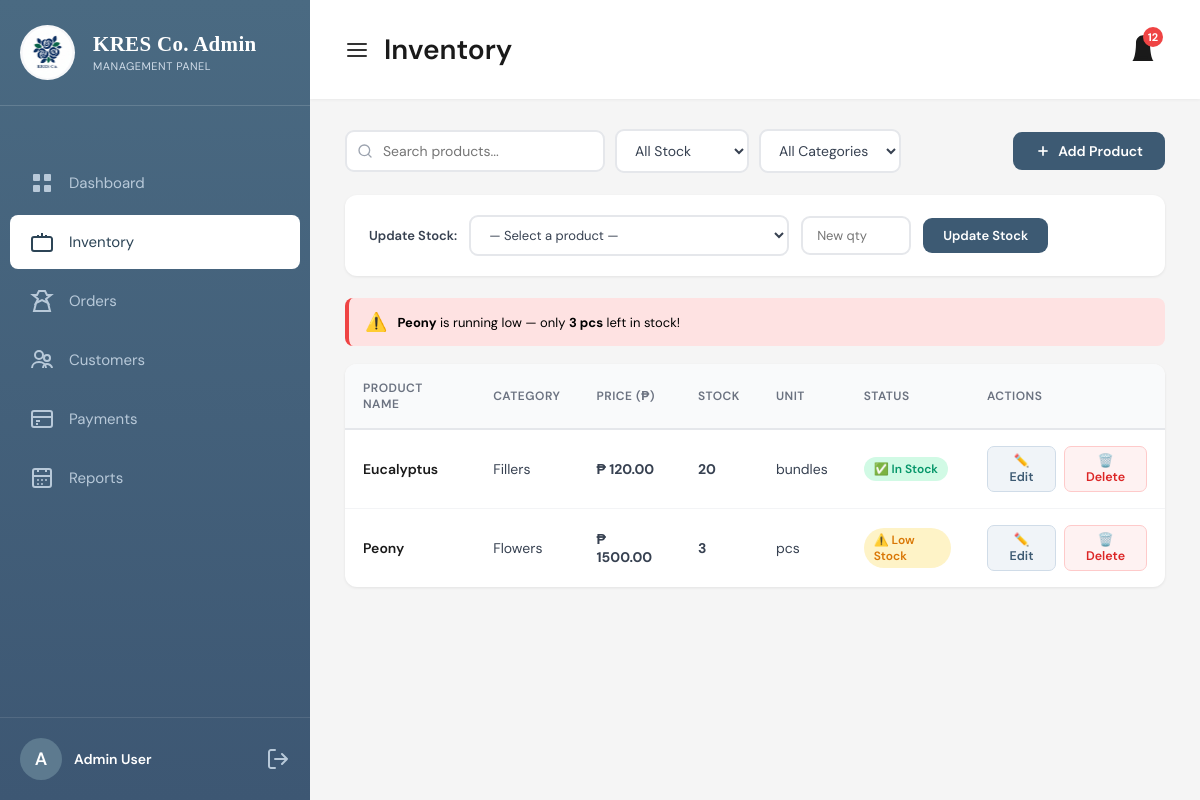
Screenshot of /inventory/ (signed in) with the database file from the repository.
### pages/models.py (models this page shows, shortened)
class Product(models.Model):
    product_id = models.AutoField(primary_key=True)
    name = models.CharField(max_length=200)
    description = models.TextField(blank=True)
    sku = models.CharField(max_length=100, unique=True, help_text="Stock Keeping Unit")
    category = models.CharField(max_length=100, blank=True)
    price = models.DecimalField(max_digits=10, decimal_places=2, validators=[MinValueValidator(0)])
    cost_price = models.DecimalField(max_digits=10, decimal_places=2, validators=[MinValueValidator(0)],
                                     help_text="Cost price for profit calculation", blank=True, null=True)
    stock_quantity = models.IntegerField(default=0, validators=[MinValueValidator(0)],
                                         help_text="Current stock quantity (manually updated)")
    low_stock_threshold = models.IntegerField(default=10, validators=[MinValueValidator(0)],
                                              help_text="Alert when stock falls below this level")
    unit = models.CharField(max_length=50, default="pcs", help_text="Unit of measurement (pcs, kg, box, etc.)")
    is_active = models.BooleanField(default=True, help_text="Is this product available for sale?")
    created_at = models.DateTimeField(auto_now_add=True)
    updated_at = models.DateTimeField(auto_now=True)
    class Meta:
        ordering = ['name']
        verbose_name = 'Product'
        verbose_name_plural = 'Products'
    def is_low_stock(self):
        return self.stock_quantity <= self.low_stock_threshold

### pages/views.py (the view)
# urls.py: path('inventory/', views.inventory, name='inventory'),
@login_required(login_url='login')
def inventory(request):
    search_query = request.GET.get('search', '')
    category_filter = request.GET.get('category', '')
    stock_filter = request.GET.get('stock_status', '')
    products_list = Product.objects.filter(
        is_active=True,
        category__in=['Flowers', 'Fillers']
    ).exclude(sku__startswith='CUSTOM-')
    if search_query:
        products_list = products_list.filter(
            Q(name__icontains=search_query) |
            Q(sku__icontains=search_query)
        )
    if category_filter:
        products_list = products_list.filter(category=category_filter)
    if stock_filter == 'low':
        products_list = products_list.filter(stock_quantity__lte=F('low_stock_threshold'))
    elif stock_filter == 'out':
        products_list = products_list.filter(stock_quantity=0)
    products_list = products_list.order_by('category', 'name')
    recent_orders = Order.objects.select_related('customer').order_by('-created_at')[:3]
    low_stock_items = Product.objects.filter(
        is_active=True,
        category__in=['Flowers', 'Fillers'],
        stock_quantity__lte=F('low_stock_threshold')
    ).exclude(sku__startswith='CUSTOM-')[:5]
    pending_payments = Payment.objects.filter(payment_status='pending').count()
    new_customers_count = Customer.objects.filter(created_at__gte=timezone.now().date()).count()
    low_stock_count = Product.objects.filter(
        is_active=True,
        category__in=['Flowers', 'Fillers'],
        stock_quantity__lte=F('low_stock_threshold')
    ).exclude(sku__startswith='CUSTOM-').count()
    context = {
        'products': products_list,
        'search_query': search_query,
        'category_filter': category_filter,
        'stock_filter': stock_filter,
        'recent_orders': recent_orders,
        'low_stock_items': low_stock_items,
        'low_stock_count': low_stock_count,
        'pending_payments': pending_payments,
        'new_customers_count': new_customers_count,
    }
    return render(request, 'inventory.html', context)

### templates/inventory.html (shortened to what this page needs)
{% load static %}
<!DOCTYPE html>
<html lang="en">
<head>
</head>
<body>
<div class="sidebar">
    <div class="logo-section">
        <div class="logo"><img src="{% static 'images/logo.png' %}" alt="KRES Logo" style="width: 70px; height: 70px; object-fit: contain;"></div>
        <div class="logo-text"><h1>KRES Co. Admin</h1><p>Management Panel</p></div>
    </div>
    <nav class="nav-menu">
        <a href="{% url 'pages:dashboard' %}" class="nav-item"><svg viewBox="0 0 24 24" fill="none"><rect x="3" y="3" width="7" height="7" rx="1" fill="currentColor"/><rect x="14" y="3" width="7" height="7" rx="1" fill="currentColor"/><rect x="3" y="14" width="7" height="7" rx="1" fill="currentColor"/><rect x="14" y="14" width="7" height="7" rx="1" fill="currentColor"/></svg><span>Dashboard</span></a>
        <a href="{% url 'pages:inventory' %}" class="nav-item active"><svg viewBox="0 0 24 24" fill="none"><path d="M20 7H4C2.9 7 2 7.9 2 9V19C2 20.1 2.9 21 4 21H20C21.1 21 22 20.1 22 19V9C22 7.9 21.1 7 20 7Z" stroke="currentColor" stroke-width="2"/><path d="M12 7V3M8 7V5M16 7V5" stroke="currentColor" stroke-width="2"/></svg><span>Inventory</span></a>
        <a href="{% url 'pages:orders' %}" class="nav-item"><svg viewBox="0 0 24 24" fill="none"><path d="M9 2L7 6H3L8 10L6 14L12 11L18 14L16 10L21 6H17L15 2H9Z" stroke="currentColor" stroke-width="2"/><path d="M6 14L4 22H20L18 14" stroke="currentColor" stroke-width="2"/></svg><span>Orders</span></a>
        <a href="{% url 'pages:customers' %}" class="nav-item"><span>Customers</span></a>
        <a href="{% url 'pages:payments' %}" class="nav-item"><svg viewBox="0 0 24 24" fill="none"><rect x="2" y="4" width="20" height="16" rx="2" stroke="currentColor" stroke-width="2"/><path d="M2 10H22M6 14H10M6 17H8" stroke="currentColor" stroke-width="2"/></svg><span>Payments</span></a>
        <a href="{% url 'pages:reports' %}" class="nav-item"><span>Reports</span></a>
    </nav>
    <div class="user-profile">
        <div class="avatar">A</div>
        <div class="user-name">Admin User</div>
        <a href="{% url 'pages:logout' %}" onclick="return confirm('Logout?');" style="text-decoration:none;display:flex;">
        </a>
    </div>
</div>
<div class="main-content">
    <header class="header">
        <div class="header-left">
            <svg viewBox="0 0 24 24" fill="none"><path d="M3 12H21M3 6H21M3 18H21" stroke="currentColor" stroke-width="2" stroke-linecap="round"/></svg>
            <h2>Inventory</h2>
        </div>
        <div class="notification-icon" onclick="toggleNotifications(event)">
            {% with total=low_stock_count|add:pending_payments|add:new_customers_count %}{% if total > 0 %}<span class="notification-badge">{{ total }}</span>{% endif %}{% endwith %}
        </div>
    </header>
    <div class="page-content">
        <div class="toolbar">
            <div class="toolbar-left">
                <div class="search-wrap">
                    <input type="text" id="searchInput" placeholder="Search products..." oninput="filterTable()">
                </div>
                <select class="filter-select" id="stockFilter" onchange="filterTable()">
                    <option value="">All Stock</option>
                </select>
                <select class="filter-select" id="categoryFilter" onchange="filterTable()">
                    <option value="">All Categories</option>
                </select>
            </div>
            <button class="btn-add" onclick="openAddModal()">
                <svg width="16" height="16" viewBox="0 0 24 24" fill="none" stroke="currentColor" stroke-width="2.5"><line x1="12" y1="5" x2="12" y2="19"/><line x1="5" y1="12" x2="19" y2="12"/></svg>
                Add Product
            </button>
        </div>
        <div class="stock-update-bar">
            <label>Update Stock:</label>
            <select id="stockProductSelect" class="stock-select">
                <option value="">— Select a product —</option>
            </select>
            <input type="number" id="newStockQty" class="stock-input" placeholder="New qty" min="0">
            <button class="btn-update-stock" onclick="updateStock()">Update Stock</button>
        </div>
        {% if low_stock_items %}
        <div style="margin-bottom:18px;">
            {% for item in low_stock_items %}
            <div style="padding:12px 16px; background:#fee2e2; border-left:4px solid #ef4444; border-radius:8px; margin-bottom:8px; display:flex; align-items:center; gap:10px; font-size:13px;">
                <span style="font-size:18px;">⚠️</span>
                <span><strong>{{ item.name }}</strong> is running low — only <strong>{{ item.stock_quantity }} {{ item.unit }}</strong> left in stock!</span>
            </div>
            {% endfor %}
        </div>
        {% endif %}
        <div class="table-container">
            <table id="productsTable">
                <thead>
                    <tr>
                        <th>Product Name</th>
                        <th>Category</th>
                        <th>Price (₱)</th>
                        <th>Stock</th>
                        <th>Unit</th>
                        <th>Status</th>
                        <th>Actions</th>
                    </tr>
                </thead>
                <tbody>
                    {% for product in products %}
                    <tr data-id="{{ product.product_id }}"
                        data-name="{{ product.name }}"
                        data-category="{{ product.category }}"
                        data-price="{{ product.price }}"
                        data-stock="{{ product.stock_quantity }}"
                        data-unit="{{ product.unit }}"
                        data-stockstatus="{% if product.stock_quantity == 0 %}out{% elif product.is_low_stock %}low{% else %}in{% endif %}">
                        <td style="font-weight:600;color:#1a1a1a;">{{ product.name }}</td>
                        <td>{{ product.category|default:"—" }}</td>
                        <td style="font-weight:700;">₱ {{ product.price|floatformat:2 }}</td>
                        <td style="font-weight:700;">{{ product.stock_quantity }}</td>
                        <td>{{ product.unit }}</td>
                        <td>
                            {% if product.stock_quantity == 0 %}
                                <span class="stock-badge st-out">Out of Stock</span>
                            {% elif product.is_low_stock %}
                                <span class="stock-badge st-low">⚠️ Low Stock</span>
                            {% else %}
                                <span class="stock-badge st-in">✅ In Stock</span>
                            {% endif %}
                        </td>
                        <td>
                            <div class="action-cell">
                                <button class="btn-edit" onclick="openEditModal(this.closest('tr'))">✏️ Edit</button>
                                <button class="btn-delete" onclick="openDeleteConfirm('{{ product.product_id }}', '{{ product.name }}')">🗑️ Delete</button>
                            </div>
                        </td>
                    </tr>
                    {% endfor %}
                </tbody>
            </table>
        </div>
    </div>
</div>
</body>
</html>

### rows the page displays
Product: name "Peony", stock_quantity "3", unit "pcs", category "Flowers", price "1500.00", low_stock_threshold "⚠️ Low Stock"
Product: name "Eucalyptus", category "Fillers", price "120.00", stock_quantity "20", unit "bundles", low_stock_threshold "✅ In Stock"

### other values shown
{{ total }} "12"
